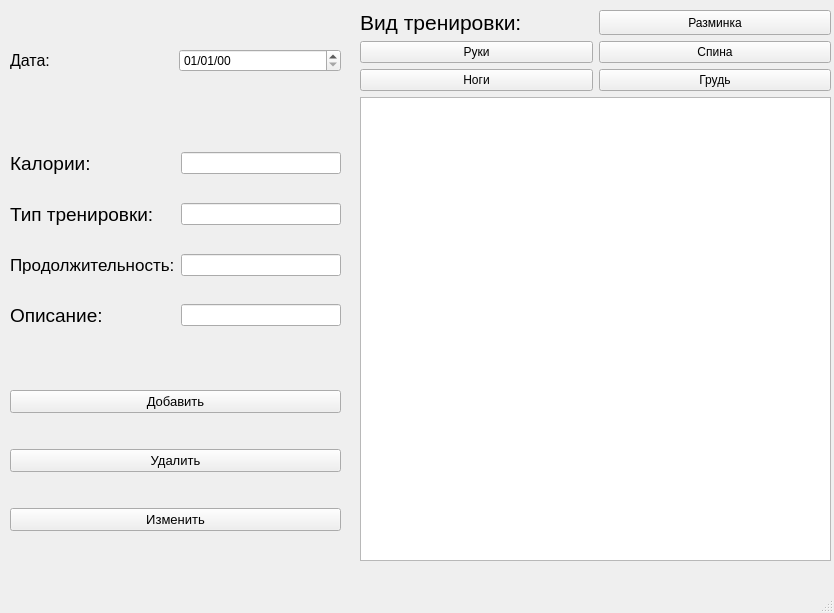
<?xml version="1.0" encoding="UTF-8"?>
<ui version="4.0">
 <class>MainWindow</class>
 <widget class="QMainWindow" name="MainWindow">
  <property name="geometry">
   <rect>
    <x>0</x>
    <y>0</y>
    <width>834</width>
    <height>613</height>
   </rect>
  </property>
  <property name="windowTitle">
   <string>MainWindow</string>
  </property>
  <widget class="QWidget" name="centralwidget">
   <widget class="QLabel" name="label_2">
    <property name="geometry">
     <rect>
      <x>650</x>
      <y>20</y>
      <width>47</width>
      <height>13</height>
     </rect>
    </property>
    <property name="text">
     <string/>
    </property>
   </widget>
   <widget class="QWidget" name="gridLayoutWidget_2">
    <property name="geometry">
     <rect>
      <x>10</x>
      <y>130</y>
      <width>331</width>
      <height>221</height>
     </rect>
    </property>
    <layout class="QGridLayout" name="gridLayout_2">
     <item row="4" column="0">
      <widget class="QLabel" name="disc">
       <property name="font">
        <font>
         <pointsize>14</pointsize>
        </font>
       </property>
       <property name="text">
        <string>Описание:</string>
       </property>
      </widget>
     </item>
     <item row="1" column="0">
      <widget class="QLabel" name="cal">
       <property name="font">
        <font>
         <pointsize>14</pointsize>
        </font>
       </property>
       <property name="text">
        <string>Калории:</string>
       </property>
      </widget>
     </item>
     <item row="2" column="0">
      <widget class="QLabel" name="type">
       <property name="font">
        <font>
         <pointsize>14</pointsize>
        </font>
       </property>
       <property name="text">
        <string>Тип тренировки:</string>
       </property>
      </widget>
     </item>
     <item row="3" column="0">
      <widget class="QLabel" name="long_2">
       <property name="font">
        <font>
         <pointsize>13</pointsize>
        </font>
       </property>
       <property name="text">
        <string>Продолжительность:</string>
       </property>
      </widget>
     </item>
     <item row="1" column="1">
      <widget class="QLineEdit" name="cal_info">
       <property name="text">
        <string/>
       </property>
       <property name="placeholderText">
        <string/>
       </property>
      </widget>
     </item>
     <item row="2" column="1">
      <widget class="QLineEdit" name="type_info"/>
     </item>
     <item row="3" column="1">
      <widget class="QLineEdit" name="long_info"/>
     </item>
     <item row="4" column="1">
      <widget class="QLineEdit" name="disc_info"/>
     </item>
    </layout>
   </widget>
   <widget class="QWidget" name="gridLayoutWidget_3">
    <property name="geometry">
     <rect>
      <x>10</x>
      <y>0</y>
      <width>331</width>
      <height>121</height>
     </rect>
    </property>
    <layout class="QGridLayout" name="gridLayout_3">
     <item row="0" column="1">
      <widget class="QDateEdit" name="currentDate">
       <property name="displayFormat">
        <string>dd/MM/yy</string>
       </property>
      </widget>
     </item>
     <item row="0" column="0">
      <widget class="QLabel" name="namedata">
       <property name="font">
        <font>
         <pointsize>12</pointsize>
        </font>
       </property>
       <property name="text">
        <string>Дата:</string>
       </property>
      </widget>
     </item>
    </layout>
   </widget>
   <widget class="QWidget" name="gridLayoutWidget_4">
    <property name="geometry">
     <rect>
      <x>360</x>
      <y>10</y>
      <width>471</width>
      <height>551</height>
     </rect>
    </property>
    <layout class="QGridLayout" name="gridLayout_4">
     <item row="4" column="1">
      <widget class="QPushButton" name="breast">
       <property name="text">
        <string>Грудь</string>
       </property>
      </widget>
     </item>
     <item row="4" column="0">
      <widget class="QPushButton" name="legs">
       <property name="text">
        <string>Ноги</string>
       </property>
      </widget>
     </item>
     <item row="0" column="0">
      <widget class="QLabel" name="label_6">
       <property name="font">
        <font>
         <pointsize>16</pointsize>
        </font>
       </property>
       <property name="text">
        <string>Вид тренировки:</string>
       </property>
      </widget>
     </item>
     <item row="5" column="0" colspan="2">
      <widget class="QTableWidget" name="timeTable"/>
     </item>
     <item row="1" column="0">
      <widget class="QPushButton" name="arms">
       <property name="text">
        <string>Руки</string>
       </property>
      </widget>
     </item>
     <item row="0" column="1">
      <widget class="QPushButton" name="warmup">
       <property name="sizePolicy">
        <sizepolicy hsizetype="Minimum" vsizetype="Minimum">
         <horstretch>0</horstretch>
         <verstretch>0</verstretch>
        </sizepolicy>
       </property>
       <property name="text">
        <string>Разминка</string>
       </property>
      </widget>
     </item>
     <item row="1" column="1">
      <widget class="QPushButton" name="back">
       <property name="text">
        <string>Спина</string>
       </property>
      </widget>
     </item>
    </layout>
   </widget>
   <widget class="QWidget" name="verticalLayoutWidget">
    <property name="geometry">
     <rect>
      <x>10</x>
      <y>360</y>
      <width>331</width>
      <height>201</height>
     </rect>
    </property>
    <layout class="QVBoxLayout" name="verticalLayout">
     <item>
      <widget class="QPushButton" name="add_btn">
       <property name="font">
        <font>
         <pointsize>10</pointsize>
        </font>
       </property>
       <property name="text">
        <string>Добавить</string>
       </property>
      </widget>
     </item>
     <item>
      <widget class="QPushButton" name="del_btn">
       <property name="font">
        <font>
         <pointsize>10</pointsize>
        </font>
       </property>
       <property name="text">
        <string>Удалить</string>
       </property>
      </widget>
     </item>
     <item>
      <widget class="QPushButton" name="update_btn">
       <property name="font">
        <font>
         <pointsize>10</pointsize>
        </font>
       </property>
       <property name="text">
        <string>Изменить</string>
       </property>
      </widget>
     </item>
    </layout>
   </widget>
  </widget>
  <widget class="QMenuBar" name="menubar">
   <property name="geometry">
    <rect>
     <x>0</x>
     <y>0</y>
     <width>834</width>
     <height>21</height>
    </rect>
   </property>
  </widget>
  <widget class="QStatusBar" name="statusbar"/>
 </widget>
 <resources/>
 <connections/>
</ui>
